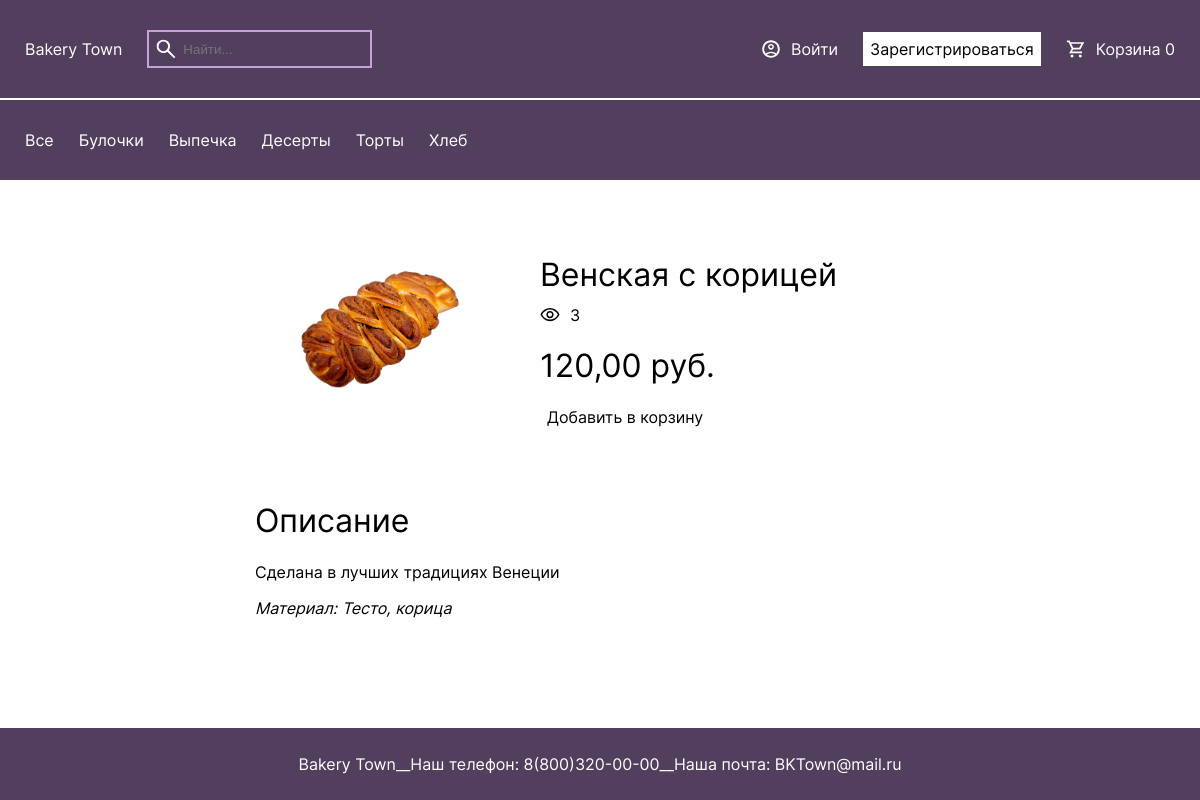
The app's page /product/bun1/ with its own data.
### shop/models.py (models this page shows, shortened)
class Category(models.Model):
    name = models.CharField(max_length=255, help_text='Введите название категории')
    slug = models.SlugField(max_length=200, db_index=True, unique=True, help_text='Сокращение для ссылки')
    class Meta:
        ordering = ('name',)
        verbose_name = 'Категория'
        verbose_name_plural = 'Категории'
    def __str__(self):
        return self.name
    def get_absolute_url(self):
        return reverse('products_list_by_category', args=[self.slug])

class Product(models.Model):
    name = models.CharField(max_length=255, db_index=True, help_text="Введите название товара")
    image = models.ImageField(upload_to=f'products/', null=True, blank=True,
                              help_text="Вставьте изображение товара")
    slug = models.SlugField(max_length=200, db_index=True, help_text='Сокращение для ссылки')
    price = models.DecimalField(default=1.0, max_digits=10, decimal_places=2,
                                help_text="Введите цену товара")  # DECIMAL точнее FLOAT
    material = models.CharField(max_length=255, default='Неизвестно', blank=True, help_text="Введите материал товара")
    available = models.IntegerField(help_text='Введите доступное количество товара')
    description = models.CharField(max_length=1000, default='', blank=True, help_text="Введите описание товара")
    category = models.ForeignKey(Category, models.CASCADE, help_text="Введите категорию товара")
    class Meta:
        ordering = ('name',)
        verbose_name = 'Товар'
        verbose_name_plural = 'Товары'
        index_together = (('id', 'slug'),)
    def __str__(self):
        return self.name
    def get_view_count(self):
        return self.views.count()

### shop/views.py (the view)
# urls.py: path('product/<slug:slug>/', product_detail, name='product_detail'),
def product_detail(request, slug):
    product = get_object_or_404(Product, slug=slug)
    if not request.user.is_anonymous:
        ViewCount.objects.get_or_create(product=product, username=request.user)
    return render(request, 'products/product_detail.html', {'product': product})

### shop/cart.py (called while the page is built)
    def __len__(self):
        return sum(item['quantity'] for item in self.cart.values())

### shop/context_processors.py (called while the page is built)
def extras(request):
    return {"categories": Category.objects.all(),
            "cart": Cart(request)}

### shop/templates/products/product_detail.html (shortened to what this page needs)
{% extends 'base.html' %}
{% load static %}
{% block css_styles %}
    <link rel="stylesheet" type="text/css" href="{% static 'css/product_detail.css' %}">
{% endblock %}
{% block content %}
    <div class="container">
        <div class="container-head">
            <img class="product-image" src="{{ product.image.url }}" alt="">
            <div class="product-main">
                <div class="product-main-text">
                    <h1 class="product-main-text-name">{{ product.name }}</h1>
                    <p class="product-main-text-view">{{ product.get_view_count }}</p>
                </div>
                <div class="product-main-actions">
                    <h1 style="font-weight: bold;">{{ product.price }} руб.</h1>
                    <a href="{% url 'add_to_cart' product.id %}" class="product-button">Добавить в корзину</a>
                </div>
            </div>
        </div>
        <div class="container-body">
            <h1>Описание</h1>
            <p>{{ product.description }}</p>
            <i>Материал: {{ product.material }}</i>
        </div>
    </div>
{% endblock %}

### shop/templates/base.html (shortened to what this page needs)
<!DOCTYPE html>
<html lang="ru">
<head>
    {% load static %}
    <link rel="stylesheet" type="text/css" href="{% static 'css/base.css' %}">
    {% block css_styles %} {% endblock %}
</head>
<body>
<header>
    <div class="header__top">
        <div class="header__top__left">
            <a class="heart-svgrepo-com" href="{% url 'home' %}">Bakery Town</a>
            <form class="search" action="{% url 'search' %}" method="get">
                <img height="24" style="padding-block: 5px" src="{% static 'images/search.svg' %}" alt="">
                <input type="search" name="query" required minlength="3" placeholder="Найти...">
            </form>
        </div>
        <div class="header__top__right">
            {% if user.is_authenticated %}
                <a href="{% url 'profile' %}" class="header-user">{{ user.username }}</a>
            {% else %}
                <a href="{% url 'login' %}" class="header-user">Войти</a>
                <a href="{% url 'register' %}" class="product-button">Зарегистрироваться</a>
            {% endif %}
            <a href="{% url 'cart_detail' %}" class="header-cart">Корзина {{ cart|length }}</a>
        </div>
    </div>
    <div class="header__bottom">
        <a href="{% url 'products_list' %}" class="header_bottom-category">Все</a>
        {% for c in categories %}
            <a href="{{ c.get_absolute_url }}" class="header_bottom-category">{{ c }}</a>
        {% endfor %}
    </div>
</header>
<div class="content">
    {% block content %}
    {% endblock %}
</div>
<footer>
    <p>Bakery Town</p>
    <p>__Наш телефон: 8(800)320-00-00</p>
    <p>__Наша почта: BKTown@mail.ru</p>
</footer>
</body>
</html>

### shop/static/css/base.css (style rules this page uses)
body { margin: 0; background: #ffffff; color: #000000; font-family: 'Inter', serif; font-size: 16px; min-height: 100vh; display: flex; flex-direction: column; }
header { width: 100%; height: 180px; background: #523f5e; color: #ffffff; text-decoration: none; }
header a { color: white; text-decoration: none; }
.header__top, .header__bottom { padding-inline: 25px; padding-block: 30px; display: flex; justify-content: start; align-items: center; gap: 25px; }
.header__top { justify-content: space-between; }
.header__top__left, .header__top__right { display: flex; gap: 25px; align-items: center; justify-content: center; }
.header__top { border-bottom: 2px solid white; }
.search { background: transparent; border: 2px solid #c9a0dc; display: flex; justify-content: center; align-items: center; padding-inline: 5px; }
.search input { background: transparent; color: white; border: 0; padding: 5px; }
.header-user, .header-cart { padding-left: 30px; background-position: left center; background-size: 20px 20px; background-repeat: no-repeat; text-decoration: none; }
.header-user { background-image: url("../images/user_circle.svg"); }
.header-cart { background-image: url("../images/shop_cart.svg"); }
.content { height: 100%; display: flex; flex-direction: column; justify-content: center; align-items: start; padding: 25px; }
.product-button { background: #ffffff; color: black; border: 2px solid #ffffff; padding: 5px; text-decoration: none; }
input { background: #ffffff; color: black; border: 2px solid #ffffff; padding: 5px; text-decoration: none; }
footer { background: #523f5e; color: white; padding-inline: 25px; padding-block: 10px; margin-top: auto; display: flex; align-items: center; justify-content: center; }

### shop/static/css/product_detail.css (style rules this page uses)
.container { display: flex; justify-content: center; align-items: start; flex-direction: column; margin-inline: 20%; gap: 25px; }
.container-head { display: flex; justify-content: start; align-items: center; gap: 35px; }
.product-image { width: 250px; height: 250px; object-fit: contain; }
.product-main-text-view { margin-top: -10px; padding-left: 30px; background-image: url("../images/view.svg"); background-position: left center; background-size: 20px 20px; background-repeat: no-repeat; }

### records on screen
Category: name "Булочки"
Category: name "Выпечка"
Category: name "Десерты"
Category: name "Торты"
Category: name "Хлеб"
Product: image (picture), name "Венская с корицей", get_view_count "3", price "120,00", description "Сделана в лучших традициях Венеции", material "Тесто, корица"

### other values on screen
{{ cart|length }} "0"
